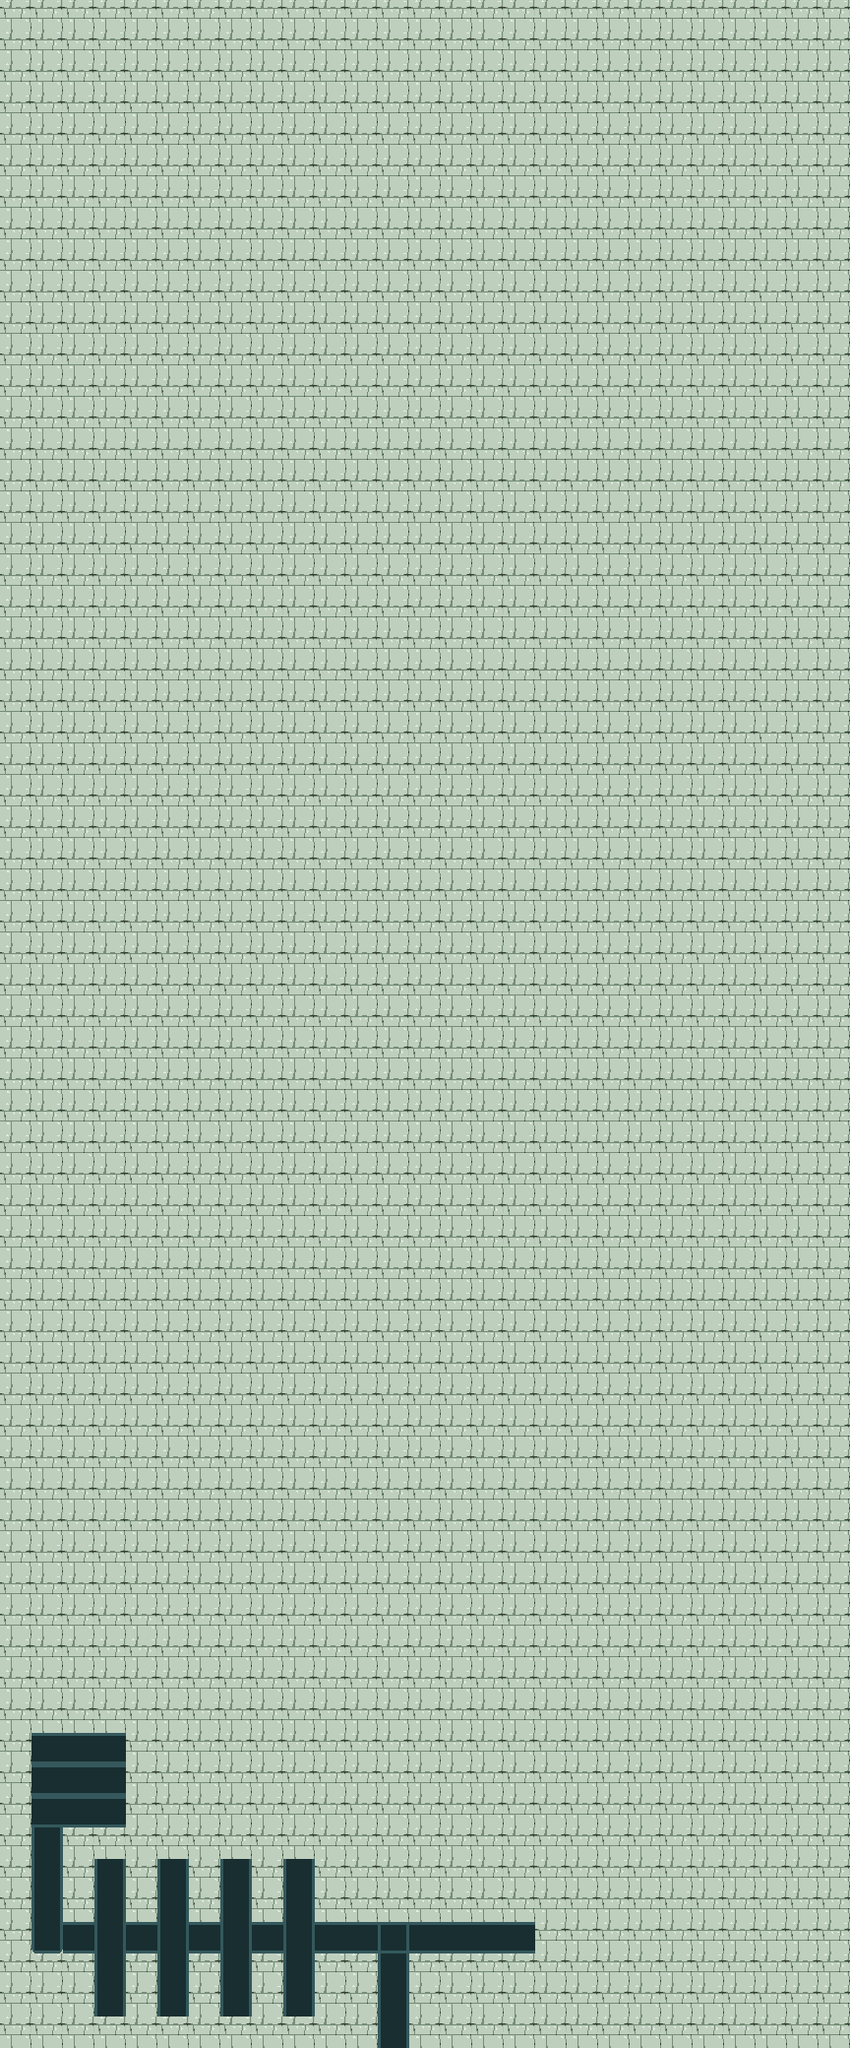

Tiled map render using the project's own tile images. Description and the whole map definition, tile-layer contents included, below:
An orthogonal 27x65 tile map with 32x32 px tiles, 1 tile layer (floor).

<map version="1.0" tiledversion="1.1.6" orientation="orthogonal" renderorder="right-down" width="27" height="65" tilewidth="32" tileheight="32" infinite="0" nextobjectid="1">
 <tileset firstgid="1" source="testTiles.tsx" />
 <layer name="floor" width="27" height="65">
  <data encoding="csv">
1,1,1,1,1,1,1,1,1,1,1,1,1,1,1,1,1,1,1,1,1,1,1,1,1,1,1,
1,1,1,1,1,1,1,1,1,1,1,1,1,1,1,1,1,1,1,1,1,1,1,1,1,1,1,
1,1,1,1,1,1,1,1,1,1,1,1,1,1,1,1,1,1,1,1,1,1,1,1,1,1,1,
1,1,1,1,1,1,1,1,1,1,1,1,1,1,1,1,1,1,1,1,1,1,1,1,1,1,1,
1,1,1,1,1,1,1,1,1,1,1,1,1,1,1,1,1,1,1,1,1,1,1,1,1,1,1,
1,1,1,1,1,1,1,1,1,1,1,1,1,1,1,1,1,1,1,1,1,1,1,1,1,1,1,
1,1,1,1,1,1,1,1,1,1,1,1,1,1,1,1,1,1,1,1,1,1,1,1,1,1,1,
1,1,1,1,1,1,1,1,1,1,1,1,1,1,1,1,1,1,1,1,1,1,1,1,1,1,1,
1,1,1,1,1,1,1,1,1,1,1,1,1,1,1,1,1,1,1,1,1,1,1,1,1,1,1,
1,1,1,1,1,1,1,1,1,1,1,1,1,1,1,1,1,1,1,1,1,1,1,1,1,1,1,
1,1,1,1,1,1,1,1,1,1,1,1,1,1,1,1,1,1,1,1,1,1,1,1,1,1,1,
1,1,1,1,1,1,1,1,1,1,1,1,1,1,1,1,1,1,1,1,1,1,1,1,1,1,1,
1,1,1,1,1,1,1,1,1,1,1,1,1,1,1,1,1,1,1,1,1,1,1,1,1,1,1,
1,1,1,1,1,1,1,1,1,1,1,1,1,1,1,1,1,1,1,1,1,1,1,1,1,1,1,
1,1,1,1,1,1,1,1,1,1,1,1,1,1,1,1,1,1,1,1,1,1,1,1,1,1,1,
1,1,1,1,1,1,1,1,1,1,1,1,1,1,1,1,1,1,1,1,1,1,1,1,1,1,1,
1,1,1,1,1,1,1,1,1,1,1,1,1,1,1,1,1,1,1,1,1,1,1,1,1,1,1,
1,1,1,1,1,1,1,1,1,1,1,1,1,1,1,1,1,1,1,1,1,1,1,1,1,1,1,
1,1,1,1,1,1,1,1,1,1,1,1,1,1,1,1,1,1,1,1,1,1,1,1,1,1,1,
1,1,1,1,1,1,1,1,1,1,1,1,1,1,1,1,1,1,1,1,1,1,1,1,1,1,1,
1,1,1,1,1,1,1,1,1,1,1,1,1,1,1,1,1,1,1,1,1,1,1,1,1,1,1,
1,1,1,1,1,1,1,1,1,1,1,1,1,1,1,1,1,1,1,1,1,1,1,1,1,1,1,
1,1,1,1,1,1,1,1,1,1,1,1,1,1,1,1,1,1,1,1,1,1,1,1,1,1,1,
1,1,1,1,1,1,1,1,1,1,1,1,1,1,1,1,1,1,1,1,1,1,1,1,1,1,1,
1,1,1,1,1,1,1,1,1,1,1,1,1,1,1,1,1,1,1,1,1,1,1,1,1,1,1,
1,1,1,1,1,1,1,1,1,1,1,1,1,1,1,1,1,1,1,1,1,1,1,1,1,1,1,
1,1,1,1,1,1,1,1,1,1,1,1,1,1,1,1,1,1,1,1,1,1,1,1,1,1,1,
1,1,1,1,1,1,1,1,1,1,1,1,1,1,1,1,1,1,1,1,1,1,1,1,1,1,1,
1,1,1,1,1,1,1,1,1,1,1,1,1,1,1,1,1,1,1,1,1,1,1,1,1,1,1,
1,1,1,1,1,1,1,1,1,1,1,1,1,1,1,1,1,1,1,1,1,1,1,1,1,1,1,
1,1,1,1,1,1,1,1,1,1,1,1,1,1,1,1,1,1,1,1,1,1,1,1,1,1,1,
1,1,1,1,1,1,1,1,1,1,1,1,1,1,1,1,1,1,1,1,1,1,1,1,1,1,1,
1,1,1,1,1,1,1,1,1,1,1,1,1,1,1,1,1,1,1,1,1,1,1,1,1,1,1,
1,1,1,1,1,1,1,1,1,1,1,1,1,1,1,1,1,1,1,1,1,1,1,1,1,1,1,
1,1,1,1,1,1,1,1,1,1,1,1,1,1,1,1,1,1,1,1,1,1,1,1,1,1,1,
1,1,1,1,1,1,1,1,1,1,1,1,1,1,1,1,1,1,1,1,1,1,1,1,1,1,1,
1,1,1,1,1,1,1,1,1,1,1,1,1,1,1,1,1,1,1,1,1,1,1,1,1,1,1,
1,1,1,1,1,1,1,1,1,1,1,1,1,1,1,1,1,1,1,1,1,1,1,1,1,1,1,
1,1,1,1,1,1,1,1,1,1,1,1,1,1,1,1,1,1,1,1,1,1,1,1,1,1,1,
1,1,1,1,1,1,1,1,1,1,1,1,1,1,1,1,1,1,1,1,1,1,1,1,1,1,1,
1,1,1,1,1,1,1,1,1,1,1,1,1,1,1,1,1,1,1,1,1,1,1,1,1,1,1,
1,1,1,1,1,1,1,1,1,1,1,1,1,1,1,1,1,1,1,1,1,1,1,1,1,1,1,
1,1,1,1,1,1,1,1,1,1,1,1,1,1,1,1,1,1,1,1,1,1,1,1,1,1,1,
1,1,1,1,1,1,1,1,1,1,1,1,1,1,1,1,1,1,1,1,1,1,1,1,1,1,1,
1,1,1,1,1,1,1,1,1,1,1,1,1,1,1,1,1,1,1,1,1,1,1,1,1,1,1,
1,1,1,1,1,1,1,1,1,1,1,1,1,1,1,1,1,1,1,1,1,1,1,1,1,1,1,
1,1,1,1,1,1,1,1,1,1,1,1,1,1,1,1,1,1,1,1,1,1,1,1,1,1,1,
1,1,1,1,1,1,1,1,1,1,1,1,1,1,1,1,1,1,1,1,1,1,1,1,1,1,1,
1,1,1,1,1,1,1,1,1,1,1,1,1,1,1,1,1,1,1,1,1,1,1,1,1,1,1,
1,1,1,1,1,1,1,1,1,1,1,1,1,1,1,1,1,1,1,1,1,1,1,1,1,1,1,
1,1,1,1,1,1,1,1,1,1,1,1,1,1,1,1,1,1,1,1,1,1,1,1,1,1,1,
1,1,1,1,1,1,1,1,1,1,1,1,1,1,1,1,1,1,1,1,1,1,1,1,1,1,1,
1,1,1,1,1,1,1,1,1,1,1,1,1,1,1,1,1,1,1,1,1,1,1,1,1,1,1,
1,1,1,1,1,1,1,1,1,1,1,1,1,1,1,1,1,1,1,1,1,1,1,1,1,1,1,
1,1,1,1,1,1,1,1,1,1,1,1,1,1,1,1,1,1,1,1,1,1,1,1,1,1,1,
1,6,6,6,1,1,1,1,1,1,1,1,1,1,1,1,1,1,1,1,1,1,1,1,1,1,1,
1,6,6,6,1,1,1,1,1,1,1,1,1,1,1,1,1,1,1,1,1,1,1,1,1,1,1,
1,6,6,6,1,1,1,1,1,1,1,1,1,1,1,1,1,1,1,1,1,1,1,1,1,1,1,
1,7,1,1,1,1,1,1,1,1,1,1,1,1,1,1,1,1,1,1,1,1,1,1,1,1,1,
1,7,1,7,1,7,1,7,1,7,1,1,1,1,1,1,1,1,1,1,1,1,1,1,1,1,1,
1,7,1,7,1,7,1,7,1,7,1,1,1,1,1,1,1,1,1,1,1,1,1,1,1,1,1,
1,2,6,7,6,7,6,7,6,7,6,6,8,6,6,6,6,1,1,1,1,1,1,1,1,1,1,
1,1,1,7,1,7,1,7,1,7,1,1,7,1,1,1,1,1,1,1,1,1,1,1,1,1,1,
1,1,1,7,1,7,1,7,1,7,1,1,7,1,1,1,1,1,1,1,1,1,1,1,1,1,1,
1,1,1,1,1,1,1,1,1,1,1,1,7,1,1,1,1,1,1,1,1,1,1,1,1,1,1
</data>
 </layer>
 <objectgroup name="obstacles" />
</map>